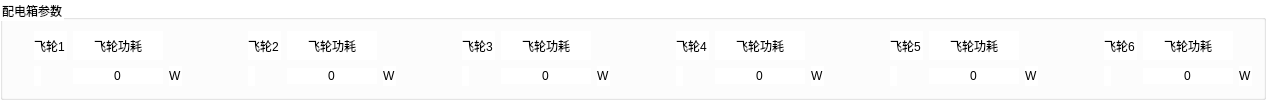
     <widget class="QGroupBox" name="groupBox">
      <property name="sizePolicy">
       <sizepolicy hsizetype="Minimum" vsizetype="Minimum">
        <horstretch>0</horstretch>
        <verstretch>0</verstretch>
       </sizepolicy>
      </property>
      <property name="styleSheet">
       <string notr="true">background-color: rgb(255, 255, 255);</string>
      </property>
      <property name="title">
       <string>配电箱参数</string>
      </property>
      <layout class="QHBoxLayout" name="horizontalLayout">
       <item>
        <layout class="QGridLayout" name="gridLayout_9">
         <item row="0" column="1" colspan="2">
          <widget class="QLabel" name="label_25">
           <property name="text">
            <string>飞轮1</string>
           </property>
          </widget>
         </item>
         <item row="0" column="3">
          <widget class="QLabel" name="label_26">
           <property name="text">
            <string>飞轮功耗</string>
           </property>
           <property name="alignment">
            <set>Qt::AlignCenter</set>
           </property>
          </widget>
         </item>
         <item row="1" column="0">
          <spacer name="horizontalSpacer_16">
           <property name="orientation">
            <enum>Qt::Horizontal</enum>
           </property>
           <property name="sizeType">
            <enum>QSizePolicy::Fixed</enum>
           </property>
           <property name="sizeHint" stdset="0">
            <size>
             <width>20</width>
             <height>20</height>
            </size>
           </property>
          </spacer>
         </item>
         <item row="1" column="3">
          <widget class="QLineEdit" name="lineEdit_motor_wate_overview_1">
           <property name="sizePolicy">
            <sizepolicy hsizetype="Fixed" vsizetype="Fixed">
             <horstretch>0</horstretch>
             <verstretch>0</verstretch>
            </sizepolicy>
           </property>
           <property name="maximumSize">
            <size>
             <width>90</width>
             <height>16777215</height>
            </size>
           </property>
           <property name="text">
            <string>0</string>
           </property>
           <property name="frame">
            <bool>false</bool>
           </property>
           <property name="alignment">
            <set>Qt::AlignCenter</set>
           </property>
           <property name="readOnly">
            <bool>true</bool>
           </property>
          </widget>
         </item>
         <item row="1" column="1">
          <widget class="QLabel" name="label_motor_status_light_1">
           <property name="sizePolicy">
            <sizepolicy hsizetype="Minimum" vsizetype="Minimum">
             <horstretch>0</horstretch>
             <verstretch>0</verstretch>
            </sizepolicy>
           </property>
           <property name="maximumSize">
            <size>
             <width>30</width>
             <height>30</height>
            </size>
           </property>
           <property name="text">
            <string/>
           </property>
           <property name="pixmap">
            <pixmap>debug/red.png</pixmap>
           </property>
           <property name="scaledContents">
            <bool>true</bool>
           </property>
          </widget>
         </item>
         <item row="1" column="2">
          <spacer name="horizontalSpacer_17">
           <property name="orientation">
            <enum>Qt::Horizontal</enum>
           </property>
           <property name="sizeType">
            <enum>QSizePolicy::Fixed</enum>
           </property>
           <property name="sizeHint" stdset="0">
            <size>
             <width>20</width>
             <height>20</height>
            </size>
           </property>
          </spacer>
         </item>
         <item row="1" column="4">
          <widget class="QLabel" name="label_60">
           <property name="text">
            <string>W</string>
           </property>
          </widget>
         </item>
        </layout>
       </item>
       <item>
        <spacer name="horizontalSpacer_18">
         <property name="orientation">
          <enum>Qt::Horizontal</enum>
         </property>
         <property name="sizeHint" stdset="0">
          <size>
           <width>40</width>
           <height>20</height>
          </size>
         </property>
        </spacer>
       </item>
       <item>
        <layout class="QGridLayout" name="gridLayout_8">
         <item row="0" column="1" colspan="2">
          <widget class="QLabel" name="label_22">
           <property name="text">
            <string>飞轮2</string>
           </property>
          </widget>
         </item>
         <item row="0" column="3">
          <widget class="QLabel" name="label_23">
           <property name="text">
            <string>飞轮功耗</string>
           </property>
           <property name="alignment">
            <set>Qt::AlignCenter</set>
           </property>
          </widget>
         </item>
         <item row="1" column="0">
          <spacer name="horizontalSpacer_14">
           <property name="orientation">
            <enum>Qt::Horizontal</enum>
           </property>
           <property name="sizeType">
            <enum>QSizePolicy::Fixed</enum>
           </property>
           <property name="sizeHint" stdset="0">
            <size>
             <width>20</width>
             <height>20</height>
            </size>
           </property>
          </spacer>
         </item>
         <item row="1" column="2">
          <spacer name="horizontalSpacer_15">
           <property name="orientation">
            <enum>Qt::Horizontal</enum>
           </property>
           <property name="sizeType">
            <enum>QSizePolicy::Fixed</enum>
           </property>
           <property name="sizeHint" stdset="0">
            <size>
             <width>20</width>
             <height>20</height>
            </size>
           </property>
          </spacer>
         </item>
         <item row="1" column="1">
          <widget class="QLabel" name="label_motor_status_light_2">
           <property name="sizePolicy">
            <sizepolicy hsizetype="Minimum" vsizetype="Minimum">
             <horstretch>0</horstretch>
             <verstretch>0</verstretch>
            </sizepolicy>
           </property>
           <property name="maximumSize">
            <size>
             <width>30</width>
             <height>30</height>
            </size>
           </property>
           <property name="text">
            <string/>
           </property>
           <property name="pixmap">
            <pixmap>debug/red.png</pixmap>
           </property>
           <property name="scaledContents">
            <bool>true</bool>
           </property>
          </widget>
         </item>
         <item row="1" column="3">
          <widget class="QLineEdit" name="lineEdit_motor_wate_overview_2">
           <property name="sizePolicy">
            <sizepolicy hsizetype="Fixed" vsizetype="Fixed">
             <horstretch>0</horstretch>
             <verstretch>0</verstretch>
            </sizepolicy>
           </property>
           <property name="maximumSize">
            <size>
             <width>90</width>
             <height>16777215</height>
            </size>
           </property>
           <property name="text">
            <string>0</string>
           </property>
           <property name="frame">
            <bool>false</bool>
           </property>
           <property name="alignment">
            <set>Qt::AlignCenter</set>
           </property>
           <property name="readOnly">
            <bool>true</bool>
           </property>
          </widget>
         </item>
         <item row="1" column="4">
          <widget class="QLabel" name="label_5">
           <property name="text">
            <string>W</string>
           </property>
          </widget>
         </item>
        </layout>
       </item>
       <item>
        <spacer name="horizontalSpacer_19">
         <property name="orientation">
          <enum>Qt::Horizontal</enum>
         </property>
         <property name="sizeHint" stdset="0">
          <size>
           <width>40</width>
           <height>20</height>
          </size>
         </property>
        </spacer>
       </item>
       <item>
        <layout class="QGridLayout" name="gridLayout_7">
         <item row="1" column="2">
          <spacer name="horizontalSpacer_13">
           <property name="orientation">
            <enum>Qt::Horizontal</enum>
           </property>
           <property name="sizeType">
            <enum>QSizePolicy::Fixed</enum>
           </property>
           <property name="sizeHint" stdset="0">
            <size>
             <width>20</width>
             <height>20</height>
            </size>
           </property>
          </spacer>
         </item>
         <item row="1" column="3">
          <widget class="QLineEdit" name="lineEdit_motor_wate_overview_3">
           <property name="sizePolicy">
            <sizepolicy hsizetype="Fixed" vsizetype="Fixed">
             <horstretch>0</horstretch>
             <verstretch>0</verstretch>
            </sizepolicy>
           </property>
           <property name="maximumSize">
            <size>
             <width>90</width>
             <height>16777215</height>
            </size>
           </property>
           <property name="text">
            <string>0</string>
           </property>
           <property name="frame">
            <bool>false</bool>
           </property>
           <property name="alignment">
            <set>Qt::AlignCenter</set>
           </property>
           <property name="readOnly">
            <bool>true</bool>
           </property>
          </widget>
         </item>
         <item row="0" column="3">
          <widget class="QLabel" name="label_20">
           <property name="text">
            <string>飞轮功耗</string>
           </property>
           <property name="alignment">
            <set>Qt::AlignCenter</set>
           </property>
          </widget>
         </item>
         <item row="1" column="1">
          <widget class="QLabel" name="label_motor_status_light_3">
           <property name="sizePolicy">
            <sizepolicy hsizetype="Minimum" vsizetype="Minimum">
             <horstretch>0</horstretch>
             <verstretch>0</verstretch>
            </sizepolicy>
           </property>
           <property name="maximumSize">
            <size>
             <width>30</width>
             <height>30</height>
            </size>
           </property>
           <property name="text">
            <string/>
           </property>
           <property name="pixmap">
            <pixmap>debug/red.png</pixmap>
           </property>
           <property name="scaledContents">
            <bool>true</bool>
           </property>
          </widget>
         </item>
         <item row="1" column="0">
          <spacer name="horizontalSpacer_12">
           <property name="orientation">
            <enum>Qt::Horizontal</enum>
           </property>
           <property name="sizeType">
            <enum>QSizePolicy::Fixed</enum>
           </property>
           <property name="sizeHint" stdset="0">
            <size>
             <width>20</width>
             <height>20</height>
            </size>
           </property>
          </spacer>
         </item>
         <item row="0" column="1" colspan="2">
          <widget class="QLabel" name="label_19">
           <property name="text">
            <string>飞轮3</string>
           </property>
          </widget>
         </item>
         <item row="1" column="4">
          <widget class="QLabel" name="label_52">
           <property name="text">
            <string>W</string>
           </property>
          </widget>
         </item>
        </layout>
       </item>
       <item>
        <spacer name="horizontalSpacer_20">
         <property name="orientation">
          <enum>Qt::Horizontal</enum>
         </property>
         <property name="sizeHint" stdset="0">
          <size>
           <width>40</width>
           <height>20</height>
          </size>
         </property>
        </spacer>
       </item>
       <item>
        <layout class="QGridLayout" name="gridLayout_4">
         <item row="0" column="1" colspan="2">
          <widget class="QLabel" name="label_10">
           <property name="sizePolicy">
            <sizepolicy hsizetype="Minimum" vsizetype="Preferred">
             <horstretch>0</horstretch>
             <verstretch>0</verstretch>
            </sizepolicy>
           </property>
           <property name="text">
            <string>飞轮4</string>
           </property>
          </widget>
         </item>
         <item row="0" column="3">
          <widget class="QLabel" name="label_11">
           <property name="text">
            <string>飞轮功耗</string>
           </property>
           <property name="alignment">
            <set>Qt::AlignCenter</set>
           </property>
          </widget>
         </item>
         <item row="1" column="0">
          <spacer name="horizontalSpacer_6">
           <property name="orientation">
            <enum>Qt::Horizontal</enum>
           </property>
           <property name="sizeType">
            <enum>QSizePolicy::Fixed</enum>
           </property>
           <property name="sizeHint" stdset="0">
            <size>
             <width>20</width>
             <height>20</height>
            </size>
           </property>
          </spacer>
         </item>
         <item row="1" column="2">
          <spacer name="horizontalSpacer_7">
           <property name="orientation">
            <enum>Qt::Horizontal</enum>
           </property>
           <property name="sizeType">
            <enum>QSizePolicy::Fixed</enum>
           </property>
           <property name="sizeHint" stdset="0">
            <size>
             <width>20</width>
             <height>20</height>
            </size>
           </property>
          </spacer>
         </item>
         <item row="1" column="1">
          <widget class="QLabel" name="label_motor_status_light_4">
           <property name="sizePolicy">
            <sizepolicy hsizetype="Minimum" vsizetype="Minimum">
             <horstretch>0</horstretch>
             <verstretch>0</verstretch>
            </sizepolicy>
           </property>
           <property name="maximumSize">
            <size>
             <width>30</width>
             <height>30</height>
            </size>
           </property>
           <property name="text">
            <string/>
           </property>
           <property name="pixmap">
            <pixmap>debug/red.png</pixmap>
           </property>
           <property name="scaledContents">
            <bool>true</bool>
           </property>
          </widget>
         </item>
         <item row="1" column="3">
          <widget class="QLineEdit" name="lineEdit_motor_wate_overview_4">
           <property name="sizePolicy">
            <sizepolicy hsizetype="Fixed" vsizetype="Fixed">
             <horstretch>0</horstretch>
             <verstretch>0</verstretch>
            </sizepolicy>
           </property>
           <property name="maximumSize">
            <size>
             <width>90</width>
             <height>16777215</height>
            </size>
           </property>
           <property name="text">
            <string>0</string>
           </property>
           <property name="frame">
            <bool>false</bool>
           </property>
           <property name="alignment">
            <set>Qt::AlignCenter</set>
           </property>
           <property name="readOnly">
            <bool>true</bool>
           </property>
          </widget>
         </item>
         <item row="1" column="4">
          <widget class="QLabel" name="label_61">
           <property name="text">
            <string>W</string>
           </property>
          </widget>
         </item>
        </layout>
       </item>
       <item>
        <spacer name="horizontalSpacer_21">
         <property name="orientation">
          <enum>Qt::Horizontal</enum>
         </property>
         <property name="sizeHint" stdset="0">
          <size>
           <width>40</width>
           <height>20</height>
          </size>
         </property>
        </spacer>
       </item>
       <item>
        <layout class="QGridLayout" name="gridLayout_3">
         <item row="0" column="3">
          <widget class="QLabel" name="label_8">
           <property name="text">
            <string>飞轮功耗</string>
           </property>
           <property name="alignment">
            <set>Qt::AlignCenter</set>
           </property>
          </widget>
         </item>
         <item row="0" column="1" colspan="2">
          <widget class="QLabel" name="label_7">
           <property name="text">
            <string>飞轮5</string>
           </property>
          </widget>
         </item>
         <item row="1" column="0">
          <spacer name="horizontalSpacer_4">
           <property name="orientation">
            <enum>Qt::Horizontal</enum>
           </property>
           <property name="sizeType">
            <enum>QSizePolicy::Fixed</enum>
           </property>
           <property name="sizeHint" stdset="0">
            <size>
             <width>20</width>
             <height>20</height>
            </size>
           </property>
          </spacer>
         </item>
         <item row="1" column="4">
          <widget class="QLabel" name="label_62">
           <property name="text">
            <string>W</string>
           </property>
          </widget>
         </item>
         <item row="1" column="1">
          <widget class="QLabel" name="label_motor_status_light_5">
           <property name="sizePolicy">
            <sizepolicy hsizetype="Minimum" vsizetype="Minimum">
             <horstretch>0</horstretch>
             <verstretch>0</verstretch>
            </sizepolicy>
           </property>
           <property name="maximumSize">
            <size>
             <width>30</width>
             <height>30</height>
            </size>
           </property>
           <property name="text">
            <string/>
           </property>
           <property name="pixmap">
            <pixmap>debug/red.png</pixmap>
           </property>
           <property name="scaledContents">
            <bool>true</bool>
           </property>
          </widget>
         </item>
         <item row="1" column="3">
          <widget class="QLineEdit" name="lineEdit_motor_wate_overview_5">
           <property name="sizePolicy">
            <sizepolicy hsizetype="Fixed" vsizetype="Fixed">
             <horstretch>0</horstretch>
             <verstretch>0</verstretch>
            </sizepolicy>
           </property>
           <property name="maximumSize">
            <size>
             <width>90</width>
             <height>16777215</height>
            </size>
           </property>
           <property name="text">
            <string>0</string>
           </property>
           <property name="frame">
            <bool>false</bool>
           </property>
           <property name="alignment">
            <set>Qt::AlignCenter</set>
           </property>
           <property name="readOnly">
            <bool>true</bool>
           </property>
          </widget>
         </item>
         <item row="1" column="2">
          <spacer name="horizontalSpacer_5">
           <property name="orientation">
            <enum>Qt::Horizontal</enum>
           </property>
           <property name="sizeType">
            <enum>QSizePolicy::Fixed</enum>
           </property>
           <property name="sizeHint" stdset="0">
            <size>
             <width>20</width>
             <height>20</height>
            </size>
           </property>
          </spacer>
         </item>
        </layout>
       </item>
       <item>
        <spacer name="horizontalSpacer_22">
         <property name="orientation">
          <enum>Qt::Horizontal</enum>
         </property>
         <property name="sizeHint" stdset="0">
          <size>
           <width>40</width>
           <height>20</height>
          </size>
         </property>
        </spacer>
       </item>
       <item>
        <layout class="QGridLayout" name="gridLayout">
         <item row="0" column="1" colspan="2">
          <widget class="QLabel" name="label">
           <property name="sizePolicy">
            <sizepolicy hsizetype="Minimum" vsizetype="Preferred">
             <horstretch>0</horstretch>
             <verstretch>0</verstretch>
            </sizepolicy>
           </property>
           <property name="text">
            <string>飞轮6</string>
           </property>
          </widget>
         </item>
         <item row="0" column="3">
          <widget class="QLabel" name="label_3">
           <property name="text">
            <string>飞轮功耗</string>
           </property>
           <property name="alignment">
            <set>Qt::AlignCenter</set>
           </property>
          </widget>
         </item>
         <item row="1" column="0">
          <spacer name="horizontalSpacer_3">
           <property name="orientation">
            <enum>Qt::Horizontal</enum>
           </property>
           <property name="sizeType">
            <enum>QSizePolicy::Fixed</enum>
           </property>
           <property name="sizeHint" stdset="0">
            <size>
             <width>20</width>
             <height>20</height>
            </size>
           </property>
          </spacer>
         </item>
         <item row="1" column="2">
          <spacer name="horizontalSpacer">
           <property name="orientation">
            <enum>Qt::Horizontal</enum>
           </property>
           <property name="sizeType">
            <enum>QSizePolicy::Fixed</enum>
           </property>
           <property name="sizeHint" stdset="0">
            <size>
             <width>20</width>
             <height>20</height>
            </size>
           </property>
          </spacer>
         </item>
         <item row="1" column="1">
          <widget class="QLabel" name="label_motor_status_light_6">
           <property name="sizePolicy">
            <sizepolicy hsizetype="Minimum" vsizetype="Minimum">
             <horstretch>0</horstretch>
             <verstretch>0</verstretch>
            </sizepolicy>
           </property>
           <property name="maximumSize">
            <size>
             <width>30</width>
             <height>30</height>
            </size>
           </property>
           <property name="text">
            <string/>
           </property>
           <property name="pixmap">
            <pixmap>debug/red.png</pixmap>
           </property>
           <property name="scaledContents">
            <bool>true</bool>
           </property>
          </widget>
         </item>
         <item row="1" column="3">
          <widget class="QLineEdit" name="lineEdit_motor_wate_overview_6">
           <property name="sizePolicy">
            <sizepolicy hsizetype="Fixed" vsizetype="Fixed">
             <horstretch>0</horstretch>
             <verstretch>0</verstretch>
            </sizepolicy>
           </property>
           <property name="maximumSize">
            <size>
             <width>90</width>
             <height>16777215</height>
            </size>
           </property>
           <property name="text">
            <string>0</string>
           </property>
           <property name="frame">
            <bool>false</bool>
           </property>
           <property name="alignment">
            <set>Qt::AlignCenter</set>
           </property>
           <property name="readOnly">
            <bool>true</bool>
           </property>
          </widget>
         </item>
         <item row="1" column="4">
          <widget class="QLabel" name="label_63">
           <property name="text">
            <string>W</string>
           </property>
          </widget>
         </item>
        </layout>
       </item>
      </layout>
     </widget>
